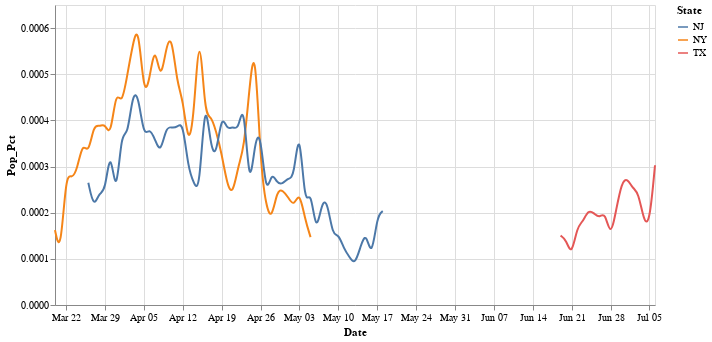

Notebook code for this chart:
### Code cell
def plot_column2(col_name: str) -> alt.Chart:
    return alt.Chart(corona_data).mark_line(interpolate='basis').encode(
        x="Date:T",
        y=f"{col_name}:Q",
        color='State:N'
        ).properties(width=600, height=300)

plot_column2("Pop_Pct")
